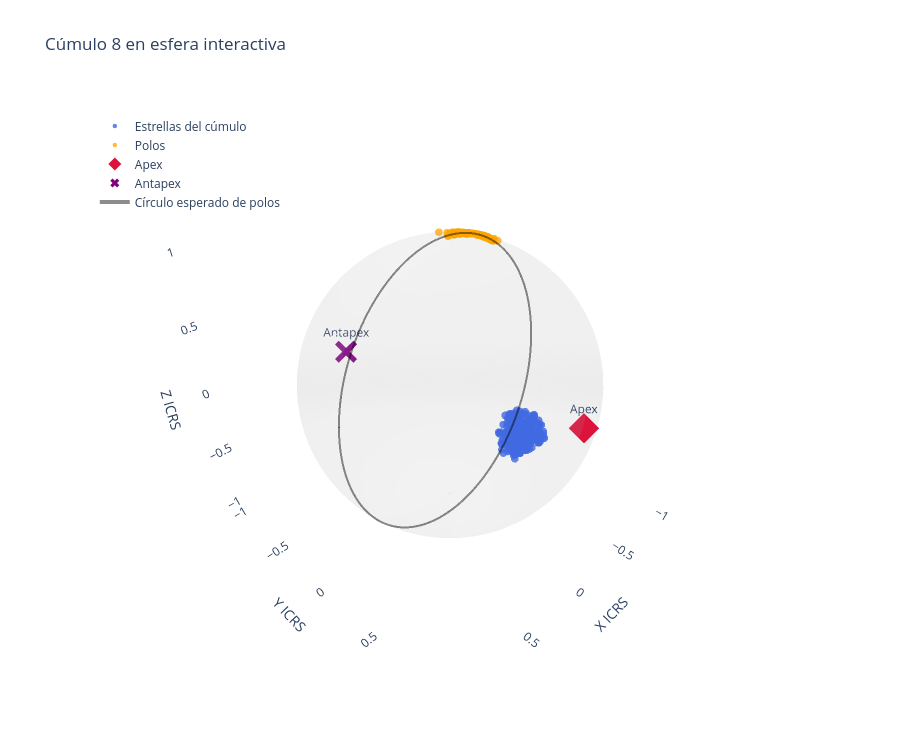

Write notebook code for a chart like this one.
### Code cell
# 3. Esfera interactiva
fig3 = plot_cluster_motion_geometry(
    result_hyades_sintetico_error_alld["data"],
    analysis_result=result_hyades_sintetico_error_alld,
    projection="sphere",
    title="Cúmulo 8 en esfera interactiva",
    save_html="cluster_hyades_sphere.html",
)

fig3.show()

### Figure 1 — Plotly figure (JSON) as saved in the notebook; plotly's stock layout.template omitted (floating-point values rounded to 4 significant figures; data arrays with more than 128 entries replaced by an {"elided": "..."} marker saying what was removed)
{"data": [{"colorscale": [[0, "lightgray"], [1, "lightgray"]], "hoverinfo": "skip", "name": "Esfera celeste", "opacity": 0.12, "showscale": false, "type": "surface", "x": {"elided": "40x80 float values"}, "y": {"elided": "40x80 float values"}, "z": {"elided": "40x80 float values"}}, {"hoverinfo": "text", "marker": {"color": "royalblue", "opacity": 0.8, "size": 4.5}, "mode": "markers", "name": "Estrellas del cúmulo", "text": {"elided": "400 str values"}, "type": "scatter3d", "x": {"elided": "400 float values"}, "y": {"elided": "400 float values"}, "z": {"elided": "400 float values"}}, {"hoverinfo": "text", "marker": {"color": "orange", "opacity": 0.75, "size": 4.5}, "mode": "markers", "name": "Polos", "text": {"elided": "400 str values"}, "type": "scatter3d", "x": {"elided": "400 float values"}, "y": {"elided": "400 float values"}, "z": {"elided": "400 float values"}}, {"customdata": [[96.93, 7.134]], "hovertemplate": "<b>Apex</b><br>RA = %{customdata[0]:.6f} deg<br>Dec = %{customdata[1]:.6f} deg<br>X = %{x:.6f}<br>Y = %{y:.6f}<br>Z = %{z:.6f}<extra></extra>", "marker": {"color": "crimson", "size": 10, "symbol": "diamond"}, "mode": "markers+text", "name": "Apex", "text": ["Apex"], "textposition": "top center", "type": "scatter3d", "x": [-0.1198], "y": [0.985], "z": [0.1242]}, {"customdata": [[276.9, -7.134]], "hovertemplate": "<b>Antapex</b><br>RA = %{customdata[0]:.6f} deg<br>Dec = %{customdata[1]:.6f} deg<br>X = %{x:.6f}<br>Y = %{y:.6f}<br>Z = %{z:.6f}<extra></extra>", "marker": {"color": "purple", "size": 8, "symbol": "x"}, "mode": "markers+text", "name": "Antapex", "text": ["Antapex"], "textposition": "top center", "type": "scatter3d", "x": [0.1198], "y": [-0.985], "z": [-0.1242]}, {"hoverinfo": "skip", "line": {"color": "black", "width": 4}, "mode": "lines", "name": "Círculo esperado de polos", "opacity": 0.45, "type": "scatter3d", "x": {"elided": "361 float values"}, "y": {"elided": "361 float values"}, "z": {"elided": "361 float values"}}], "layout": {"height": 750, "legend": {"bgcolor": "rgba(255,255,255,0.75)", "x": 0.02, "y": 0.98}, "scene": {"aspectmode": "data", "xaxis": {"showbackground": false, "title": {"text": "X ICRS"}}, "yaxis": {"showbackground": false, "title": {"text": "Y ICRS"}}, "zaxis": {"showbackground": false, "title": {"text": "Z ICRS"}}}, "title": {"text": "Cúmulo 8 en esfera interactiva"}, "width": 900}}
